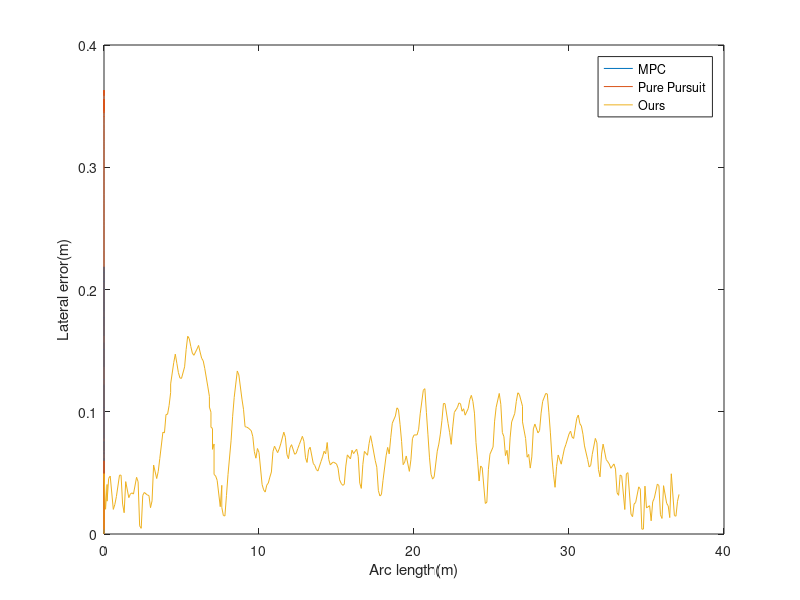

Source code (MATLAB): (Note: this script raises an error after producing the figure.)
clc;
% mpc_state=xlsread('data2/mpc_state.csv');
% pur_state=xlsread('data2/pur_state.csv');
% rl_state =xlsread('data2/rl11/rl2_state.csv');
% mpc_state=xlsread('data2/New_Folder/mpc2_state.csv');
% pur_state=xlsread('data2/New_Folder/pur2_state.csv');
% rl_state =xlsread('data2/rl13/rl2_state.csv');
%第一条轨迹
mpc_state=xlsread('mpc_state.csv');
pur_state=xlsread('pur_state.csv');
rl_state =xlsread('data1/rl_state.csv');

record=300;%520;%
time_mpc=mpc_state(:,1);
time_pur=pur_state(:,1);
time_rl=rl_state(:,1);

s_mpc=mpc_state(:,8);
s_pur=pur_state(:,8);
s_rl=rl_state(:,8);

lateralError_mpc=mpc_state(:,2);
lateralError_pur=pur_state(:,2);
lateralError_rl=rl_state(:,2);

lang=2; %1中文

% Lateral error

figure(1);
% subplot(1,2,1);
plot(s_mpc,lateralError_mpc);
hold on;
plot(s_pur,lateralError_pur);
hold on;
plot(s_rl,lateralError_rl);
% 
% 
xlabel('Arc length(m)')
ylabel('Lateral error(m)')

legend('MPC','Pure Pursuit','Ours');
% 
figure(2);
% subplot(1,2,2);
mean_lateralError_pur=roundn(nanmean(lateralError_pur),-4); % 专门针对有nan的数据求平均值的函数
mean_lateralError_mpc=roundn(nanmean(lateralError_mpc),-4);
mean_lateralError_rl=roundn(nanmean(lateralError_rl),-4);
maxlength=max(max(length(lateralError_mpc),length(lateralError_pur)),length(lateralError_pur))

lateralError_mpc(record:length(lateralError_mpc))=[];
lateralError_pur(record:length(lateralError_pur))=[]; %为了拼接，删除向量元素
lateralError_rl(record:length(lateralError_rl))=[];


boxplot([lateralError_mpc,lateralError_pur,lateralError_rl],'Labels',{'MPC','Pure Pursuit','Ours'});
ylabel('Lateral error(m)','FontName','Times New Roman','FontSize',14);
if lang==1
    ylabel('横向误差(m)','FontSize',14);
end
hold on
plot([mean_lateralError_mpc,mean_lateralError_pur,mean_lateralError_rl],'o');
text(1,mean_lateralError_mpc,strcat(' \leftarrow ', num2str(mean_lateralError_mpc)));
text(2,mean_lateralError_pur,strcat(' \leftarrow ', num2str(mean_lateralError_pur)));
text(3,mean_lateralError_rl,strcat(' \leftarrow ', num2str(mean_lateralError_rl)));

% legend('Mean error','FontName','Times New Roman','FontSize',14,'LineWidth',1);

if lang==1
    legend('平均误差','FontSize',14,'LineWidth',1);
else
    legend('Mean error','FontName','Times New Roman','FontSize',14,'LineWidth',1);
end


% axis([0,18,0,20]);
% 'symbol',''   是为了取消显示异常值
% Head error
headError_mpc=mpc_state(:,3);
headError_pur=pur_state(:,3);
headError_rl=rl_state(:,3);

figure(3);

p1=plot(s_mpc,headError_mpc);
p1.Color='#A2142F'
hold on;
p2=plot(s_pur,headError_pur);
p2.Color="#77AC30"
hold on;
p3=plot(s_rl,headError_rl);
p3.Color="#0072BD"

xlabel('Arc length(m)');
ylabel('Heading error(deg)');
legend('MPC','Pure Pursuit','Ours');
figure(4);
headError_mpc(record:length(headError_mpc))=[];
headError_pur(record:length(headError_pur))=[]; %为了拼接，删除向量元素
headError_rl(record:length(headError_rl))=[];

mean_headError_mpc=roundn(nanmean(headError_mpc),-4); % 专门针对有nan的数据求平均值的函数
mean_headError_pur=roundn(nanmean(headError_pur),-4);
mean_headError_rl=roundn(nanmean(headError_rl),-4);
boxplot([headError_mpc,headError_pur,headError_rl],'Labels',{'MPC','Pure Pursuit','Ours'});
% ylabel('Heading error(deg)','FontName','Times New Roman','FontSize',14);
if lang==1
    ylabel('航向误差(deg)','FontSize',14);
else
    ylabel('Heading error(deg)','FontName','Times New Roman','FontSize',14);
end

hold on
plot([mean_headError_mpc,mean_headError_pur,mean_headError_rl],'o');
text(1,mean_headError_mpc,strcat(' \leftarrow ', num2str(mean_headError_mpc)));
text(2,mean_headError_pur,strcat(' \leftarrow ', num2str(mean_headError_pur)));
text(3,mean_headError_rl,strcat(' \leftarrow ', num2str(mean_headError_rl)));
if lang==1
    legend('平均误差','FontSize',14,'LineWidth',1);
else
    legend('Mean error','FontName','Times New Roman','FontSize',14,'LineWidth',1);
end
% 'symbol',''   是为了取消显示异常值
% angular
angular_mpc=mpc_state(:,4);
angular_pur=pur_state(:,4);
angular_rl=rl_state(:,4);
figure(5);
p31=plot(time_mpc,angular_mpc);
p31.Color='#A2142F'
hold on;
p32=plot(time_pur,angular_pur);
p32.Color="#77AC30"
hold on;
p33=plot(time_rl,angular_rl);
p33.Color="#0072BD"

xlabel('Time(s)')
ylabel('Yaw angular(deg)')

legend('MPC','Pure Pursuit','Ours','FontName','Times New Roman','FontSize',14,'LineWidth',1);




